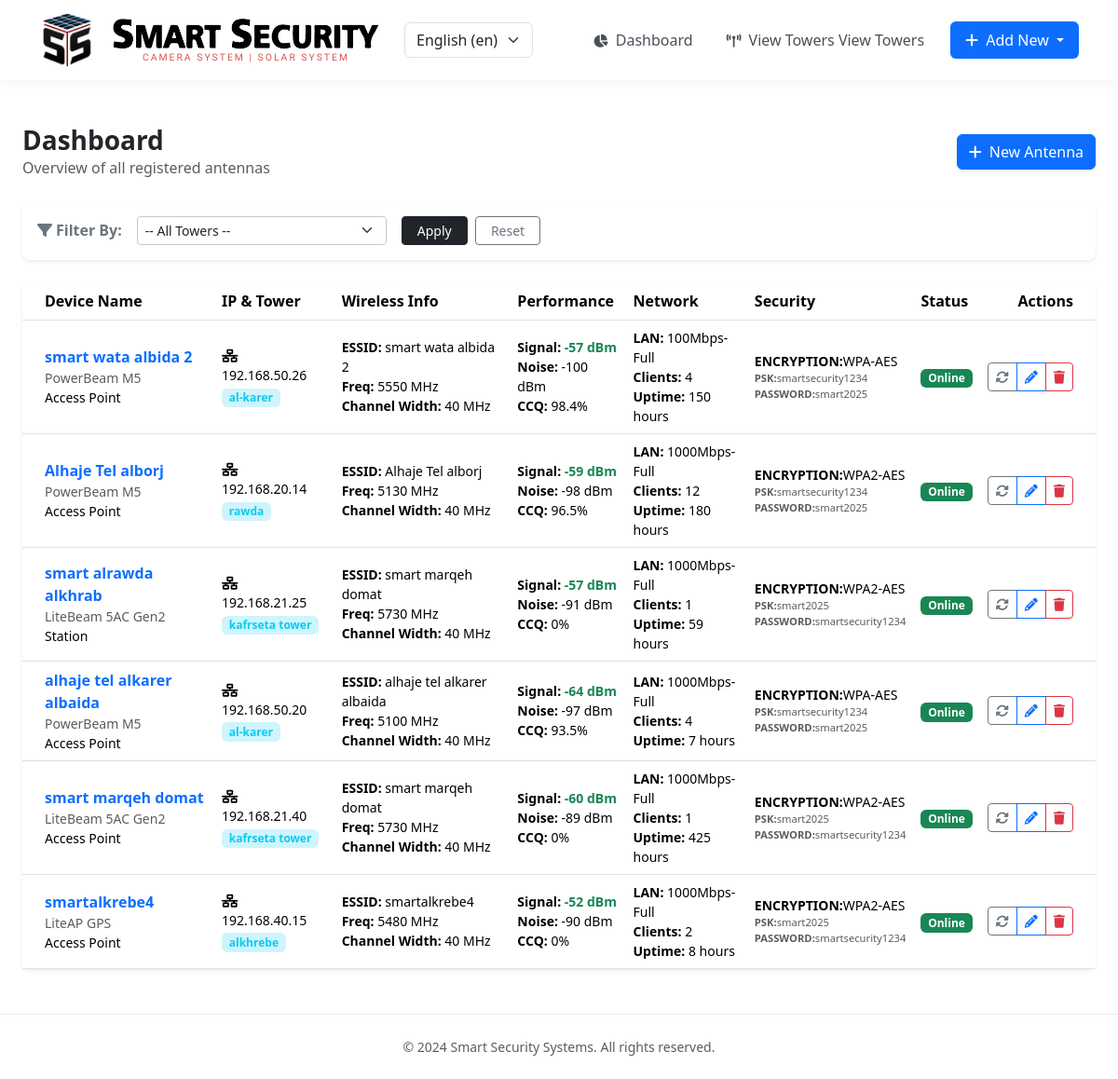
/dashboard/, run on the app's committed database.
### network_management_app/models.py (models this page shows, shortened)
class Antenna(models.Model):
    name_device = models.CharField(max_length=100)
    model_device = models.CharField(max_length=100)
    operation_mode = models.CharField(max_length=50)
    signal = models.CharField(max_length=50)
    noise = models.CharField(max_length=50)
    ccq = models.CharField(max_length=50)
    lan_speed = models.CharField(max_length=50)
    number_of_clients = models.IntegerField()
    uptime_hours = models.CharField(max_length=50)
    essid = models.CharField(max_length=100)
    frequency = models.CharField(max_length=50)
    channel_width = models.CharField(max_length=50)
    distance = models.CharField(max_length=50)
    encryption = models.CharField(max_length=50)
    psk = models.CharField(max_length=100)
    status = models.CharField(max_length=20)
    ip_address = models.GenericIPAddressField()
    password = models.CharField(max_length=100)
    tower = models.ForeignKey('Tower', on_delete=models.CASCADE, related_name='antennas', null=True, blank=True)

class Tower(models.Model):
    name_tower = models.CharField(max_length=100)

### network_management_app/views.py (the view)
# urls.py: path('dashboard/', views.dashboard, name='dashboard'),
def dashboard(request):
    towers = Tower.objects.all()
    tower_id = request.GET.get('tower_filter')
    if tower_id:
        antennas = Antenna.objects.filter(tower__id=tower_id)
    else:
        antennas = Antenna.objects.all()
    return render(request, 'network_management_app/dashboard.html', {'antennas': antennas, 'towers': towers})

### network_management_app/templates/network_management_app/dashboard.html (shortened to what this page needs)
{% extends 'basic.html' %}
{% load i18n %}
{% block content %}
<div class="container-fluid px-4 mt-4">
    <div class="d-flex justify-content-between align-items-center mb-4">
        <div>
            <h1 class="h3 text-dark fw-bold mb-0">{% trans 'Dashboard' %}</h1>
            <p class="text-muted mb-0">{% trans 'Overview of all registered antennas' %} </p>
        </div>
        <a href="{% url 'add' %}" class="btn btn-primary shadow-sm">
            <i class="fas fa-plus me-2"></i>{% trans 'New Antenna' %}
        </a>
    </div>
    <div class="card border-0 shadow-sm mb-4 rounded-3">
        <div class="card-body py-3">
            <form method="GET" class="row g-3 align-items-center">
                <div class="col-auto">
                    <span class="fw-bold text-secondary"><i class="fas fa-filter me-1"></i>{% trans 'Filter By:' %}</span>
                </div>
                <div class="col-md-4 col-lg-3">
                    <select name="tower_filter" id="tower_filter" class="form-select form-select-sm border-secondary-subtle">
                        <option value="">{% trans '-- All Towers --' %} </option>
                    </select>
                </div>
                <div class="col-auto">
                    <button type="submit" class="btn btn-dark btn-sm px-3">{% trans 'Apply' %}</button>
                    <a href="{% url 'dashboard' %}" class="btn btn-outline-secondary btn-sm px-3 ms-1">{% trans 'Reset' %}</a>
                </div>
            </form>
        </div>
    </div>
    <div class="card border-0 shadow-sm rounded-3">
    <div class="table-responsive">
        <table class="table table-hover align-middle mb-0">
            <thead class="bg-light">
                <tr>
                    <th class="ps-4">{% trans 'Device Name' %}</th>
                    <th>{% trans 'IP & Tower' %}</th>
                    <th>{% trans 'Wireless Info' %}</th>
                    <th>{% trans 'Performance' %}</th>
                    <th>{% trans 'Network' %}</th>
                    <th>{% trans 'Security' %}</th>
                    <th>{% trans 'Status' %}</th>
                    <th class="text-end pe-4">{% trans 'Actions' %}</th>
                </tr>
            </thead>
            <tbody>
                {% for antenna in antennas %}
                <tr class="antenna-row" data-id="{{ antenna.id }}">
                    <td class="ps-4">
                        <div class="fw-bold text-primary">{{ antenna.name_device }}</div>
                        <div class="small text-muted">{{ antenna.model_device }}</div>
                        <div class="small">{{ antenna.operation_mode }}</div>
                    </td>
                    <td>
                        <div class="small"><i class="fas fa-network-wired me-1"></i> {{ antenna.ip_address }}</div>
                        <div class="badge bg-info-subtle text-info small">{{ antenna.tower.name_tower }}</div>
                    </td>
                    <td>
                        <div class="small"><b>ESSID:</b> {{ antenna.essid }}</div>
                        <div class="small"><b>Freq:</b> {{ antenna.frequency }}</div>
                        <div class="small"><b>Channel Width:</b> {{ antenna.channel_width }}</div>
                    </td>
                    <td>
                        <div class="small"><b>Signal:</b> <span class="live-signal text-success fw-bold">{{ antenna.signal }}</span></div>
                        <div class="small"><b>Noise:</b> {{ antenna.noise }}</div>
                        <div class="small"><b>CCQ:</b> <span class="live-ccq">{{ antenna.ccq }}</span></div>
                    </td>
                    <td>
                        <div class="small"><b>LAN:</b> {{ antenna.lan_speed }}</div>
                        <div class="small"><b>Clients:</b> <span class="live-clients">{{ antenna.number_of_clients }}</span></div>
                        <div class="small"><b>Uptime:</b> {{ antenna.uptime_hours }}</div>
                    </td>
                    <td>
                        <div class="small text-uppercase"><b>ENCRYPTION:</b>{{ antenna.encryption }}</div>
                        <div class="small text-muted" style="font-size: 0.7rem;"><b>PSK:</b>{{ antenna.psk }}</div>
                        <div class="small text-muted" style="font-size: 0.7rem;"><b>PASSWORD:</b>{{ antenna.password }}</div>
                    </td>
                    <td>
                        <span class="live-status badge {% if antenna.status == 'Online' %}bg-success{% else %}bg-danger{% endif %}">
                            {{ antenna.status }}
                        </span>
                    </td>
                    <td class="text-end pe-4">
                        <div class="btn-group">
                            <button class="btn btn-sm btn-outline-secondary refresh-btn" onclick="updateAntennaRow({{ antenna.id }})">
                                <i class="fas fa-sync-alt"></i>
                            </button>
                            <a href="{% url 'edit' antenna.id %}" class="btn btn-sm btn-outline-primary"><i class="fas fa-pencil-alt"></i></a>
                            <a href="{% url 'delete' antenna.id %}" class="btn btn-sm btn-outline-danger" onclick="return confirm('Are you sure?')"><i class="fas fa-trash"></i></a>
                        </div>
                    </td>
                </tr>
                {% empty %}
                <tr><td colspan="8" class="text-center py-4">{% trans 'No data available' %}</td></tr>
                {% endfor %}
            </tbody>
        </table>
    </div>
    </div>
</div>
{% endblock content %}

### static/css/main.css (style rules this page uses)
:root { --bs-primary: #0d6efd; --bs-secondary: #6c757d; --bs-success: #198754; --bs-danger: #dc3545; --bs-warning: #ffc107; --bs-info: #0dcaf0; --bs-light: #f8f9fa; --bs-dark: #212529; --purple-500: #c5aaf7; --pink-500: #e83e8c; --green-500: #198754; --cyan-500: #0dcaf0; --primary-blue: #ededed; --primary-indigo: #6610f2; --light-purple: #e0d1ff; --card-shadow: 0 10px 30px rgba(61, 61, 61, 0.1); --white: #ffffff; }
body { font-family: 'Inter', sans-serif; background-color: var(--bs-light); min-height: 100vh; display: flex; flex-direction: column; }

### data on the page
Antenna: name_device "smart wata albida 2", model_device "PowerBeam M5", operation_mode "Access Point", ip_address "192.168.50.26", tower.name_tower "al-karer", essid "smart wata albida 2", frequency "5550 MHz", channel_width "40 MHz", signal "-57 dBm", noise "-100 dBm", ccq "98.4%", lan_speed "100Mbps-Full", number_of_clients "4", uptime_hours "150 hours", encryption "WPA-AES", psk "smartsecurity1234", password "smart2025", status "Online"
Antenna: name_device "Alhaje Tel alborj", model_device "PowerBeam M5", operation_mode "Access Point", ip_address "192.168.20.14", tower.name_tower "rawda", essid "Alhaje Tel alborj", frequency "5130 MHz", channel_width "40 MHz", signal "-59 dBm", noise "-98 dBm", ccq "96.5%", lan_speed "1000Mbps-Full", number_of_clients "12", uptime_hours "180 hours", encryption "WPA2-AES", psk "smartsecurity1234", password "smart2025", status "Online"
Antenna: name_device "smart alrawda alkhrab", model_device "LiteBeam 5AC Gen2", operation_mode "Station", ip_address "192.168.21.25", tower.name_tower "kafrseta tower", essid "smart marqeh domat", frequency "5730 MHz", channel_width "40 MHz", signal "-57 dBm", noise "-91 dBm", ccq "0%", lan_speed "1000Mbps-Full", number_of_clients "1", uptime_hours "59 hours", encryption "WPA2-AES", psk "smart2025", password "smartsecurity1234", status "Online"
Antenna: name_device "alhaje tel alkarer albaida", model_device "PowerBeam M5", operation_mode "Access Point", ip_address "192.168.50.20", tower.name_tower "al-karer", essid "alhaje tel alkarer albaida", frequency "5100 MHz", channel_width "40 MHz", signal "-64 dBm", noise "-97 dBm", ccq "93.5%", lan_speed "1000Mbps-Full", number_of_clients "4", uptime_hours "7 hours", encryption "WPA-AES", psk "smartsecurity1234", password "smart2025", status "Online"
Antenna: name_device "smart marqeh domat", model_device "LiteBeam 5AC Gen2", operation_mode "Access Point", ip_address "192.168.21.40", tower.name_tower "kafrseta tower", essid "smart marqeh domat", frequency "5730 MHz", channel_width "40 MHz", signal "-60 dBm", noise "-89 dBm", ccq "0%", lan_speed "1000Mbps-Full", number_of_clients "1", uptime_hours "425 hours", encryption "WPA2-AES", psk "smart2025", password "smartsecurity1234", status "Online"
Antenna: name_device "smartalkrebe4", model_device "LiteAP GPS", operation_mode "Access Point", ip_address "192.168.40.15", tower.name_tower "alkhrebe", essid "smartalkrebe4", frequency "5480 MHz", channel_width "40 MHz", signal "-52 dBm", noise "-90 dBm", ccq "0%", lan_speed "1000Mbps-Full", number_of_clients "2", uptime_hours "8 hours", encryption "WPA2-AES", psk "smart2025", password "smartsecurity1234", status "Online"

### other printed values
form field language "English (en)"
